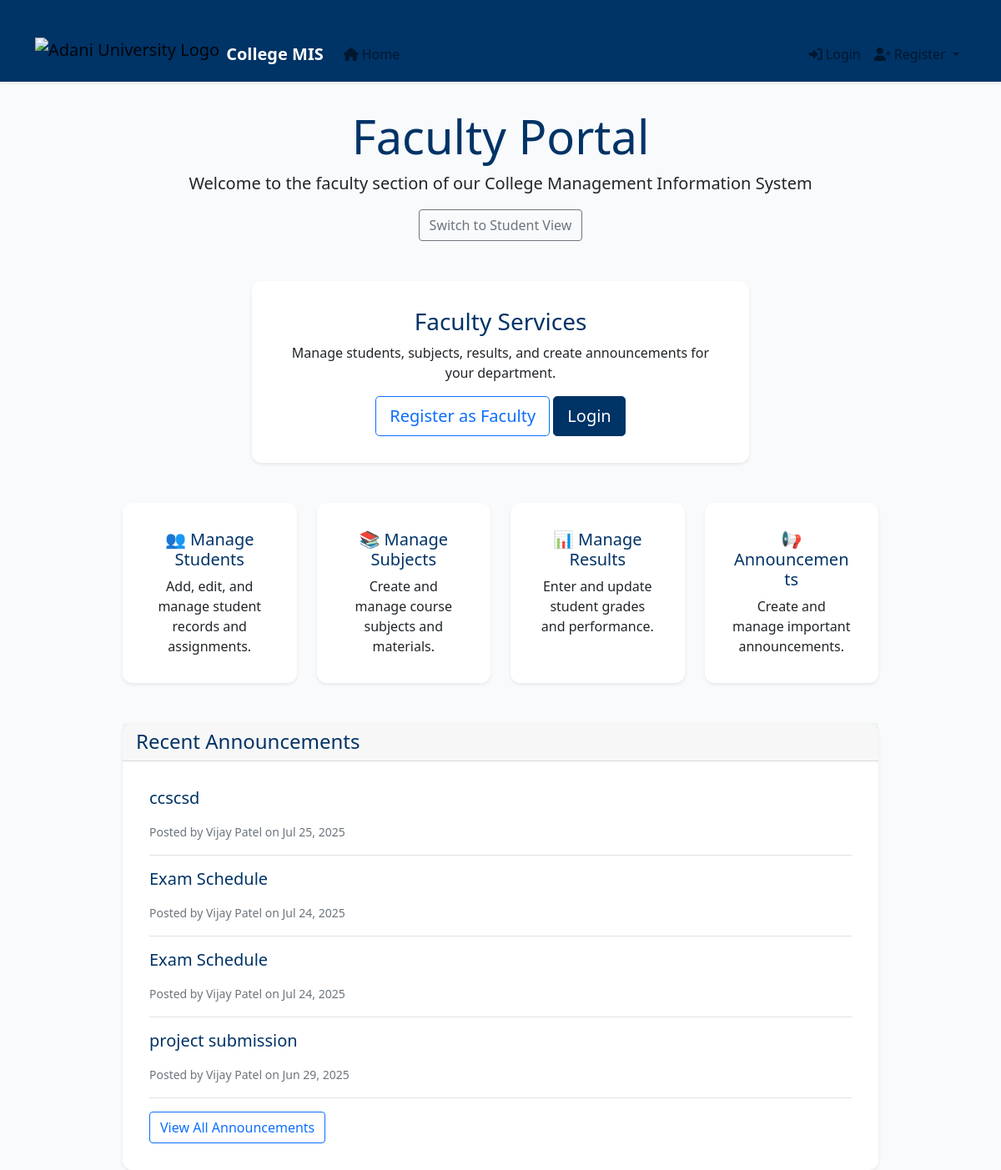
Page /faculty/home/ on the committed database.
### core/models.py (models this page shows, shortened)
class Announcement(models.Model):
    title = models.CharField(max_length=200)
    message = models.TextField()
    created_at = models.DateTimeField(auto_now_add=True)
    to_students = models.ManyToManyField(Student, blank=True)
    to_groups = models.CharField(max_length=100, blank=True)  # For group announcements
    created_by = models.ForeignKey(Faculty, on_delete=models.SET_NULL, null=True, blank=True)

class Faculty(models.Model):
    user = models.OneToOneField('core.User', on_delete=models.CASCADE)
    phone_number = models.CharField(max_length=20, blank=True)
    department = models.CharField(max_length=100, blank=True)

class User(AbstractUser):
    is_student = models.BooleanField(default=False)
    is_faculty = models.BooleanField(default=False)

### faculty/views.py (the view)
# urls.py: path('home/', faculty_home, name='faculty_home'),
def faculty_home(request):
    announcements = Announcement.objects.all().order_by('-created_at')[:5]
    return render(request, 'faculty/home.html', {'announcements': announcements})

### templates/faculty/home.html (shortened to what this page needs)
{% extends 'base.html' %}
{% block content %}
<div class="container">
  <div class="row justify-content-center">
    <div class="col-md-10">
      <div class="text-center mb-5">
        <h1 class="display-4">Faculty Portal</h1>
        <p class="lead">Welcome to the faculty section of our College Management Information System</p>
        <div class="mb-3">
          <a href="{% url 'students_home' %}" class="btn btn-outline-secondary">Switch to Student View</a>
        </div>
      </div>
      <div class="row mb-5">
        <div class="col-md-8 mx-auto">
          <div class="card shadow-sm">
            <div class="card-body text-center">
              <h3 class="card-title">Faculty Services</h3>
              <p class="card-text">Manage students, subjects, results, and create announcements for your department.</p>
              {% if user.is_authenticated and user.faculty %}
                <a href="{% url 'faculty_dashboard' %}" class="btn btn-primary btn-lg">Go to Dashboard</a>
              {% else %}
                <div class="d-grid gap-2 d-md-block">
                  <a href="{% url 'register_faculty' %}" class="btn btn-outline-primary btn-lg">Register as Faculty</a>
                  <a href="{% url 'login' %}" class="btn btn-primary btn-lg">Login</a>
                </div>
              {% endif %}
            </div>
          </div>
        </div>
      </div>
      <div class="row">
        <div class="col-md-3">
          <div class="card shadow-sm h-100">
            <div class="card-body text-center">
              <h5 class="card-title">👥 Manage Students</h5>
              <p class="card-text">Add, edit, and manage student records and assignments.</p>
            </div>
          </div>
        </div>
        <div class="col-md-3">
          <div class="card shadow-sm h-100">
            <div class="card-body text-center">
              <h5 class="card-title">📚 Manage Subjects</h5>
              <p class="card-text">Create and manage course subjects and materials.</p>
            </div>
          </div>
        </div>
        <div class="col-md-3">
          <div class="card shadow-sm h-100">
            <div class="card-body text-center">
              <h5 class="card-title">📊 Manage Results</h5>
              <p class="card-text">Enter and update student grades and performance.</p>
            </div>
          </div>
        </div>
        <div class="col-md-3">
          <div class="card shadow-sm h-100">
            <div class="card-body text-center">
              <h5 class="card-title">📢 Announcements</h5>
              <p class="card-text">Create and manage important announcements.</p>
            </div>
          </div>
        </div>
      </div>
      {% if announcements %}
        <div class="card shadow-sm mt-5">
          <div class="card-header">
            <h4 class="mb-0">Recent Announcements</h4>
          </div>
          <div class="card-body">
            {% for announcement in announcements %}
              <div class="border-bottom pb-3 mb-3">
                <h5>{{ announcement.title }}</h5>
                <small class="text-muted">
                  Posted by {{ announcement.created_by.user.first_name }} on {{ announcement.created_at|date:"M d, Y" }}
                </small>
              </div>
            {% endfor %}
            <a href="{% url 'announcement_list' %}" class="btn btn-outline-primary">View All Announcements</a>
          </div>
        </div>
      {% endif %}
    </div>
  </div>
</div>
{% endblock %}

### static/css/styles.css (style rules this page uses)
body { font-family: 'Segoe UI', 'Roboto', 'Arial', sans-serif; background-color: #f8fafc; }
.text-primary, .btn-primary { color: #fff !important; background-color: #003366 !important; border-color: #003366 !important; }
h1, h2, h3, h4, h5, h6 { font-family: 'Segoe UI', 'Roboto', 'Arial', sans-serif; color: #003366; }
a { color: #003366; }
.container { margin-top: 2rem; }
.card { border-radius: 12px; box-shadow: 0 4px 24px rgba(0,0,0,0.08), 0 1.5px 4px rgba(0,0,0,0.03); border: none; background: #fff; }
.card-body { padding: 2rem; }

### rows in the picture
Announcement: title "ccscsd", created_by.user.first_name "Vijay Patel", created_at "Jul 25, 2025"
Announcement: title "Exam Schedule", created_by.user.first_name "Vijay Patel", created_at "Jul 24, 2025"
Announcement: title "Exam Schedule", created_by.user.first_name "Vijay Patel", created_at "Jul 24, 2025"
Announcement: title "project submission", created_by.user.first_name "Vijay Patel", created_at "Jun 29, 2025"
